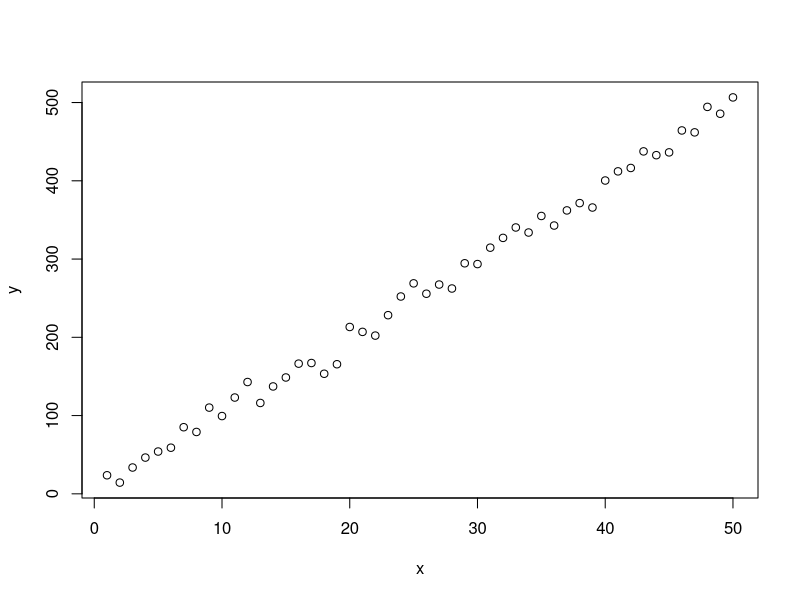
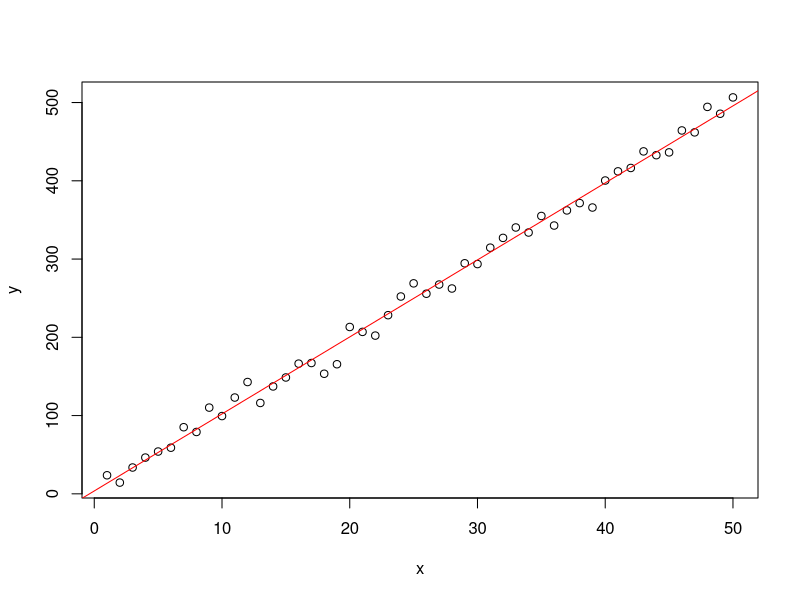

Write R code to recreate these figures, in order.
## ---- chunk 1
knitr::opts_chunk$set(
  collapse = TRUE,
  # warning = FALSE,
  # message = FALSE,
  comment = "#>",
  fig.path = "knitr-figs/",
  cache.path = if (knitr:::is_latex_output()) "knitr-cache-tex/" else "knitr-cache-docx/",
  fig.asp = 0.618,
  fig.width = 9,
  out.width = "6in",
  echo = TRUE,
  autodep = TRUE,
  cache = TRUE,
  # cache.comments = FALSE,
  dev = if (knitr:::is_latex_output()) "pdf" else "png",
  dpi = 200,
  fig.align = "center",
  fig.pos = "htb"
)
## ---- chunk 2
set.seed(42)
n = 50                       # sample size
x = 1:n               
y = 10*x + rnorm(n, 0, 10)
# y = 10*x^1.5 + rnorm(n, 0, 10)
n
## ---- chunk 3
# library(kableExtra)
library(dplyr)
library(xtable)
z = 37 
## ---- chunk 4
data = tbl_df(cbind(x, y))
data
## ---- chunk 5
plot(x, y)
## ---- chunk 6
fit = lm(y~x)
print(summary(fit))
## ---- chunk 7
plot(x, y)
abline(fit, col="red")
